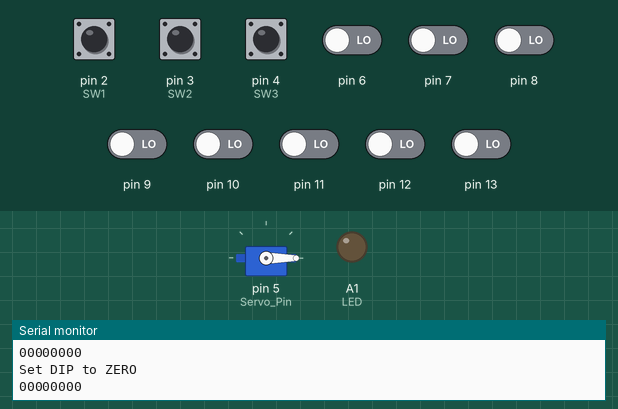
This sketch was run on a simulated Arduino Uno, built with avr-gcc and run on an emulated ATmega328P. Parts: servo, output pins drawn as LEDs (lit = HIGH), the last lines printed to the serial monitor. Inputs (shaded band) come from the test bench; at power-on: pin 2 (SW1), pin 3 (SW2), pin 4 (SW3) HIGH, pin 6–13 LOW.

Above: at 1.3 s.
1.4 s: pin 2 (SW1) pulled LOW for 0.15 s
3.5 s: pin 2 (SW1) pulled LOW for 1 s
6.0 s: pin 2 (SW1) pulsed LOW 5 times (0.12 s each, 0.3 s apart)
At 8.1 s:
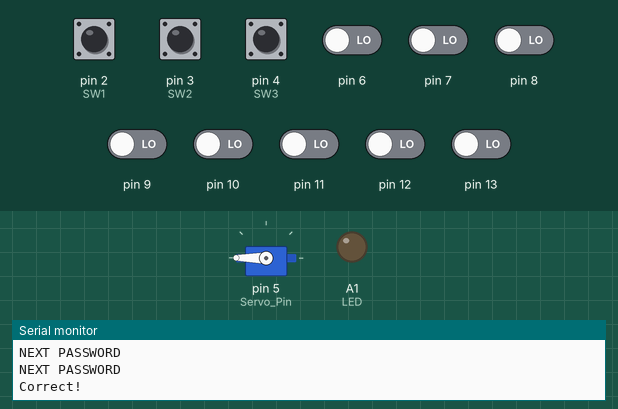
9.3 s: pin 3 (SW2) pulled LOW for 0.15 s
At 10.4 s:
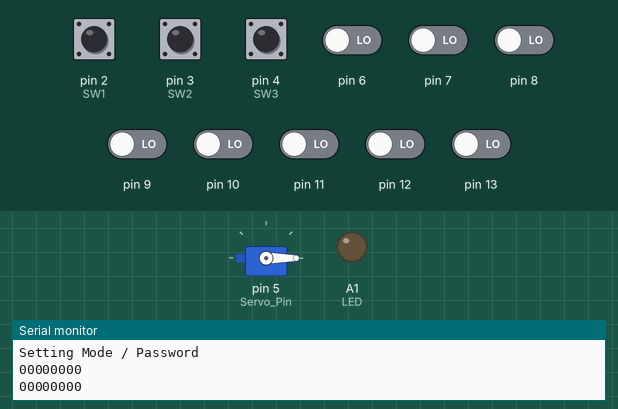
Timing chart, 0 to 11.9 s (numbered marks = the images above; inputs shaded):
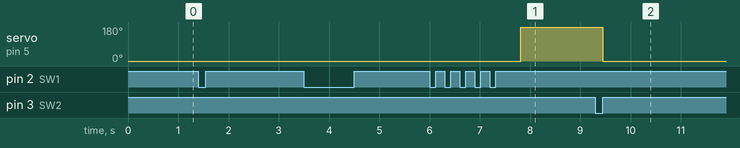

Measured:
- after the input at 6.0 s, servo on pin 5 (Servo_Pin): 0° → 180° after 1.8 s
- after the input at 9.3 s, servo on pin 5 (Servo_Pin): 180° → 0° after 0.15 s

The sketch:

sketch_jun18a.ino
```cpp
#include <Servo.h>

Servo servo;

int Dat[8], pPWD[8] = {0,0,0,0,0,0,0,0};
int PWD[4][8], cPWD[4][8] = {{0,0,0,0,0,0,0,0},{0,0,0,0,0,0,0,0},{0,0,0,0,0,0,0,0},{0,0,0,0,0,0,0,0}};
const int SW1 = 2;
const int SW2 = 3;
const int SW3 = 4;
const int Servo_Pin = 5;
const int DSW1 = 6;
const int DSW2 = 7;
const int DSW3 = 8;
const int DSW4 = 9;
const int DSW5 = 10;
const int DSW6 = 11;
const int DSW7 = 12;
const int DSW8 = 13;
const int PR = A0;
const int LED = A1;

int lastButtonState1,lastButtonState2,lastButtonState3,Button1,Button2,Button3 = LOW;
int buttonState1,buttonState2,buttonState3,deci_val;
int pre_count, count, SW_Mode, Enter_Count, Whole_Mode, real_count = 0;

void setup()
{
  servo.attach(Servo_Pin);
  for(int i = 0; i<3; i++){
    pinMode(2+i,INPUT_PULLUP);
  }
  for(int j=0;j<8;j++){
    pinMode(6+j,INPUT);
  }
  pinMode(LED,OUTPUT);
  Serial.begin(9600);
}

void check_button_val(){
  buttonState1 = digitalRead(SW1);
  buttonState2 = digitalRead(SW2);
  buttonState3 = digitalRead(SW3);
  if((buttonState1 != lastButtonState1)&&(buttonState1 == HIGH)){
    Button1 = HIGH;
    SW_Mode = 1;
  }
  else{
    Button1 = LOW;
  }

  if((buttonState2 != lastButtonState2)&&(buttonState2 == HIGH)){
    Button2 = HIGH;
    SW_Mode = 2;
  }
  else{
    Button2 = LOW;
  }

  if((buttonState3 != lastButtonState3)&&(buttonState3 == HIGH)){
    Button3 = HIGH;
    SW_Mode = 3;
  }
  else{
    Button3 = LOW;
  }
  lastButtonState1 = buttonState1;
  lastButtonState2 = buttonState2;
  lastButtonState3 = buttonState3;
}

void loop()
{
  check_button_val();
  if (Whole_Mode==0) {
    Serial.println("Set Your Password.");
    servo.write(0);
    while (real_count < 4) {
      check_button_val();
      // Removed the while(!Button1) loop to automatically start password setting
      pre_count = 0;
      for (int i = 0; i < 8; i++) {
        pPWD[i] = digitalRead(6 + i);
        Serial.print(pPWD[i]);
        pre_count += pPWD[i];
      }
      Serial.println(" ");
      count = pre_count;
      delay(500);
      for(int i=0; i<8; i++){
        PWD[real_count][i] = pPWD[i];
      }
      Serial.println("Set DIP to ZERO");
      while (count != 0) {
        pre_count = 0;
        for (int i = 0; i < 8; i++) {
          pPWD[i] = digitalRead(6 + i);
          pre_count += pPWD[i];
        }
        count = pre_count;
      }
      real_count++;
    }
    Serial.println("Password Setting Complete!");
    Serial.print("PASSWORD");
    Serial.println(" ");
    for(int i=0;i<4;i++){
      for(int j = 0; j<8; j++){
        Serial.print(PWD[i][j]);
      }
      Serial.println(" ");
    }
    Serial.println(" ");
    Whole_Mode = 1;
  }
  else {
    for (int i = 0; i < 8; i++) {
      Dat[i] = digitalRead(6 + i);
    }

    if (Button1) {
      Serial.print("Input Mode");
      Serial.println(" ");
      servo.write(0);
      int SW1_count = 0;
      while(SW1_count<4){
        check_button_val();
        for (int i = 0; i < 8; i++) {
          Dat[i] = digitalRead(6 + i);
        }
        if(Button1){
          for(int i = 0; i<8; i++){
            cPWD[SW1_count][i] = Dat[i];
          }
          SW1_count++;
          Serial.println("NEXT PASSWORD");
          delay(500);
        }
      }
      Enter_Count = 0;
      for(int i = 0; i<4; i++){
        for(int j = 0; j<8; j++){
          if(PWD[i][j] == cPWD[i][j]){
            Enter_Count++;
          }
        }
      }
      if(Enter_Count == 32){
        Serial.println("Correct!");
        analogWrite(LED, 0);
        servo.write(180);
      }
      else{
        Serial.println("Wrong Password!");
        analogWrite(LED, 200);
      }
    }
    else if (Button2) {
      analogWrite(LED, 0);
      Serial.print("Setting Mode / Password");
      Serial.println(" ");
      servo.write(0);
      real_count = 0;
      for(int i = 0; i<4;i++){
        for(int j = 0; j<8; j++){
          PWD[i][j] = 0;
        }
      }
      while (real_count < 4) {
        check_button_val();
        while(!Button2) {
          check_button_val();
          pre_count = 0;
          for (int i = 0; i < 8; i++) {
            pPWD[i] = digitalRead(6 + i);
            Serial.print(pPWD[i]);
            pre_count += pPWD[i];
          }
          Serial.println(" ");
          count = pre_count;
          delay(500);
        }
        for(int i=0; i<8; i++){
          PWD[real_count][i] = pPWD[i];
        }
        Serial.println("Set DIP to ZERO");
        while (count != 0) {
          pre_count = 0;
          for (int i = 0; i < 8; i++) {
            pPWD[i] = digitalRead(6 + i);
            pre_count += pPWD[i];
          }
          count = pre_count;
        }
        real_count++;
      }
      Serial.println("Password Setting Complete!");
      Serial.print("PASSWORD");
      Serial.println(" ");
      for(int i=0;i<4;i++){
        for(int j = 0; j<8; j++){
          Serial.print(PWD[i][j]);
        }
        Serial.println(" ");
      }
      Serial.println(" ");
    }
    else if (Button3) {
      analogWrite(LED, 0);
      Serial.print("Check Mode / Password ");
      Serial.println(" ");
      servo.write(0);
      for (int i = 0; i < 4; i++) {
        for(int j = 0; j<8; j++){
          Serial.print(PWD[i][j]);
        }
        Serial.println(" ");
      }
      Serial.println(" ");
    }
  }
}
```
